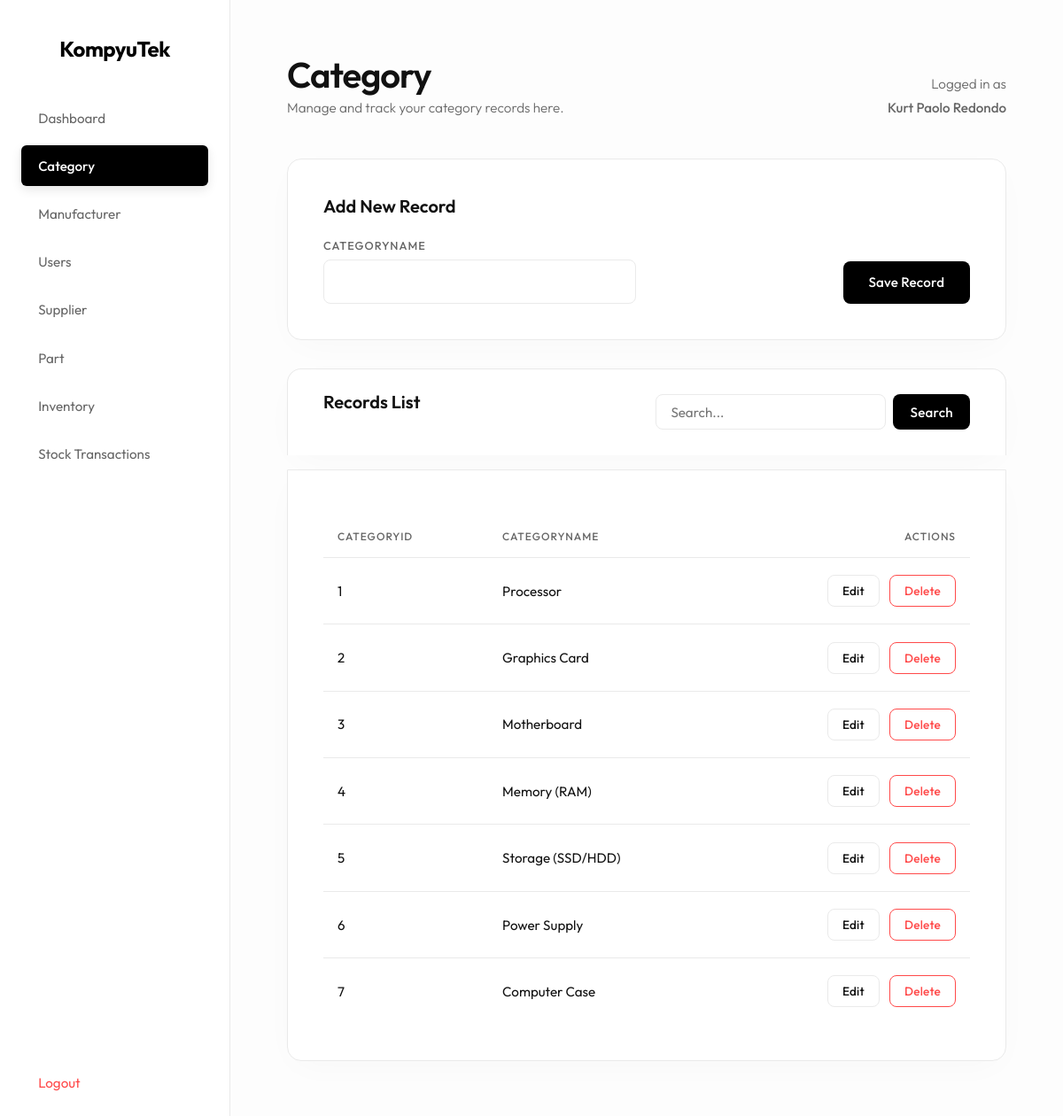
Page /website/category.php (signed in) on the committed database.
### tables this page shows
CREATE TABLE `Category` (
  `CategoryID` int(11) NOT NULL,
  `CategoryName` varchar(255) NOT NULL
);

### website/category.php (the view, shortened to what this page needs)
<?php
include 'db.php';
$edit_row = null;
$search_query = '';
$where_sql = "";
$final_query = "SELECT * FROM Category" . $where_sql . "";
$result = $conn->query($final_query);
?>
<!DOCTYPE html>
<html>
<head>
    <link rel="stylesheet" href="style.css?v=<?= time() ?>">
</head>
<body>
    <div class="sidebar">
        <h2>KompyuTek</h2>
        <a href="index.php">Dashboard</a>
        <?php
        $category_nav_class = ""; if ("Category" == "Category") $category_nav_class = "active";
        $manufacturer_nav_class = ""; if ("Category" == "Manufacturer") $manufacturer_nav_class = "active";
        $users_nav_class = ""; if ("Category" == "Users") $users_nav_class = "active";
        $supplier_nav_class = ""; if ("Category" == "Supplier") $supplier_nav_class = "active";
        $part_nav_class = ""; if ("Category" == "Part") $part_nav_class = "active";
        $inventory_nav_class = ""; if ("Category" == "Inventory") $inventory_nav_class = "active";
        $stock_nav_class = ""; if ("Category" == "StockTransaction") $stock_nav_class = "active";
        ?>
        <a href="category.php" class="<?= $category_nav_class ?>">Category</a>
        <a href="manufacturer.php" class="<?= $manufacturer_nav_class ?>">Manufacturer</a>
        <a href="users.php" class="<?= $users_nav_class ?>">Users</a>
        <a href="supplier.php" class="<?= $supplier_nav_class ?>">Supplier</a>
        <a href="part.php" class="<?= $part_nav_class ?>">Part</a>
        <a href="inventory.php" class="<?= $inventory_nav_class ?>">Inventory</a>
        <a href="stocktransaction.php" class="<?= $stock_nav_class ?>">Stock Transactions</a>
        <a href="logout.php" class="logout">Logout</a>
    </div>
    <div class="main-content">
        <div class="header">
            <div>
                <h1>Category</h1>
                <p>Manage and track your category records here.</p>
            </div>
            <div class="header-user-info">
                <p class="header-user-label">Logged in as</p>
                <p class="header-user-name"><?= htmlspecialchars($_SESSION['full_name']) ?></p>
            </div>
        </div>
        <div class="card">
            <h3>
            <?php
            if (isset($edit_row)) {
                echo 'Edit Record';
            } else {
                echo 'Add New Record';
            }
            ?>
            </h3>
            <form method="POST">
                <div class="form-group">
                    <label>CategoryName</label>
                    <?php
                    $input_value = "";
                    ?>
                    <input type="text" name="CategoryName" value="<?= $input_value ?>" required>
                </div>
                <div class="form-group form-actions">
                    <button type="submit">
                        <?php
                        if (isset($edit_row)) {
                            echo 'Update Details';
                        } else {
                            echo 'Save Record';
                        }
                        ?>
                    </button>
                </div>
            </form>
        </div>
        <div class="card toolbar-card">
            <h3 class="toolbar-title">Records List</h3>
            <form method="GET" class="search-form">
                <input type="text" name="search" placeholder="Search..." value="<?= htmlspecialchars($search_query) ?>" class="search-input">
                <button type="submit" class="btn-search">Search</button>
            </form>
        </div>
        <div class="card table-card">
            <table>
                <thead>
                    <tr>
                        <th>CategoryID</th><th>CategoryName</th>
                        <th class="text-right">Actions</th>
                    </tr>
                </thead>
                <tbody>
                    <?php
                    if ($result) {
                        if ($result->num_rows > 0) {
                            while ($row = $result->fetch_assoc()) {
                                ?>
                                <tr>
                            <?php
                            $table_cell_value = "";
                            if (isset($row['CategoryID'])) {
                                $table_cell_value = htmlspecialchars($row['CategoryID']);
                            }
                            ?>
                            <td><?= $table_cell_value ?></td>
                            <?php
                            $table_cell_value = "";
                            if (isset($row['CategoryName'])) {
                                $table_cell_value = htmlspecialchars($row['CategoryName']);
                            }
                            ?>
                            <td><?= $table_cell_value ?></td>
                                    <td class="action-cell">
                                        <a href="?edit=<?= $row['CategoryID'] ?>"><button class="btn-outline btn-sm mr-sm">Edit</button></a>
                                        <a href="?delete=<?= $row['CategoryID'] ?>" onclick="return confirm('Are you sure you want to delete this record?')"><button class="btn-danger btn-sm">Delete</button></a>
                                    </td>
                                </tr>
                                <?php
                            }
                        } else {
                            echo '<tr><td colspan="100" class="empty-state">No records found matching your search.</td></tr>';
                        }
                    }
                    ?>
                </tbody>
            </table>
        </div>
    </div>
</body>
</html>

### website/style.css (style rules this page uses)
:root { --bg-body: #fdfdfd; --bg-surface: #ffffff; --text-primary: #111111; --text-secondary: #666666; --accent: #000000; --border: #eaeaea; --danger: #ff4a4a; --success: #000000; }
* { box-sizing: border-box; font-family: 'Outfit', sans-serif; margin: 0; padding: 0; }
body { background: var(--bg-body); color: var(--text-primary); display: flex; min-height: 100vh; font-weight: 300; -webkit-font-smoothing: antialiased; }
.text-right { text-align: right; }
.sidebar { width: 260px; background: var(--bg-surface); padding: 2.5rem 1.5rem; border-right: 1px solid var(--border); display: flex; flex-direction: column; }
.sidebar h2 { margin-bottom: 2.5rem; color: var(--accent); font-size: 1.5rem; text-align: center; font-weight: 700; letter-spacing: -0.5px; }
.sidebar a { display: flex; align-items: center; padding: 0.85rem 1.2rem; color: var(--text-secondary); text-decoration: none; border-radius: 6px; margin-bottom: 0.5rem; transition: all 0.2s ease; font-weight: 400; font-size: 0.95rem; }
.sidebar a.active { background: var(--accent); color: white; font-weight: 500; box-shadow: 0 4px 12px rgba(0,0,0,0.1); }
.sidebar a.logout { margin-top: auto; color: var(--danger); }
.main-content { flex: 1; padding: 4rem; overflow-y: auto; background: var(--bg-body); }
.header { margin-bottom: 3rem; display: flex; justify-content: space-between; align-items: flex-end; }
.header h1 { font-size: 2.5rem; font-weight: 600; letter-spacing: -1px; color: var(--text-primary); line-height: 1; }
.header p { color: var(--text-secondary); font-size: 0.95rem; margin-top: 0.5rem; }
.header-user-info { text-align: right; }
.header-user-label { color: var(--text-secondary); font-size: 0.85rem; }
.header-user-name { font-weight: 500; }
.card { background: var(--bg-surface); border: 1px solid var(--border); border-radius: 16px; padding: 2.5rem; margin-bottom: 2rem; box-shadow: 0 10px 40px -10px rgba(0,0,0,0.03); transition: transform 0.2s ease, box-shadow 0.2s ease; }
.card h3 { font-size: 1.25rem; font-weight: 600; margin-bottom: 1.5rem; color: var(--text-primary); }
form { display: flex; flex-wrap: wrap; gap: 1.5rem; }
.form-group { display: flex; flex-direction: column; gap: 0.5rem; flex: 1; min-width: 220px; }
.form-group label { font-size: 0.8rem; color: var(--text-secondary); text-transform: uppercase; letter-spacing: 1px; font-weight: 500; }
input, select { padding: 0.9rem 1rem; border-radius: 8px; border: 1px solid var(--border); background: var(--bg-surface); color: var(--text-primary); outline: none; font-size: 0.95rem; font-family: 'Outfit', sans-serif; transition: all 0.2s ease; cursor: text; }
.form-actions { justify-content: flex-end; flex-direction: row; align-items: flex-end; gap: 1rem; }
.toolbar-card { padding: 1.5rem 2.5rem; display: flex; justify-content: space-between; align-items: center; margin-bottom: 1rem; border-bottom-left-radius: 0; border-bottom-right-radius: 0; border-bottom: none; }
.toolbar-title { margin: 0; font-size: 1.1rem; color: var(--text-primary); }
.search-form { display: flex; gap: 0.5rem; margin: 0; min-width: 300px; }
.search-input { flex: 1; padding: 0.6rem 1rem; }
.btn-search { padding: 0.6rem 1.2rem; }
button { padding: 0.9rem 1.8rem; border-radius: 8px; border: none; background: var(--accent); color: white; font-weight: 500; cursor: pointer; font-family: 'Outfit', sans-serif; transition: all 0.2s; font-size: 0.95rem; letter-spacing: 0.2px; }
button.btn-danger { background: #fff; color: var(--danger); border: 1px solid var(--danger); }
button.btn-outline { background: transparent; color: var(--text-primary); border: 1px solid var(--border); }
.btn-sm { padding: 0.5rem 1rem; font-size: 0.85rem; }
.mr-sm { margin-right: 0.5rem; }
.table-card { overflow-x: auto; border-top-left-radius: 0; border-top-right-radius: 0; }
table { width: 100%; border-collapse: separate; border-spacing: 0; margin-top: 0.5rem; }
th, td { padding: 1.2rem 1rem; text-align: left; border-bottom: 1px solid var(--border); }
th { color: var(--text-secondary); font-weight: 500; font-size: 0.75rem; text-transform: uppercase; letter-spacing: 1px; padding-bottom: 1rem; }
td { font-size: 0.95rem; font-weight: 400; color: var(--text-primary); }
tr:last-child td { border-bottom: none; }
.action-cell { text-align: right; min-width: 150px; }

### rows in the picture
category: CategoryID "1", CategoryName "Processor"
category: CategoryID "2", CategoryName "Graphics Card"
category: CategoryID "3", CategoryName "Motherboard"
category: CategoryID "4", CategoryName "Memory (RAM)"
category: CategoryID "5", CategoryName "Storage (SSD/HDD)"
category: CategoryID "6", CategoryName "Power Supply"
category: CategoryID "7", CategoryName "Computer Case"

### other values in the picture
$_SESSION['full_name'] "Kurt Paolo Redondo"
